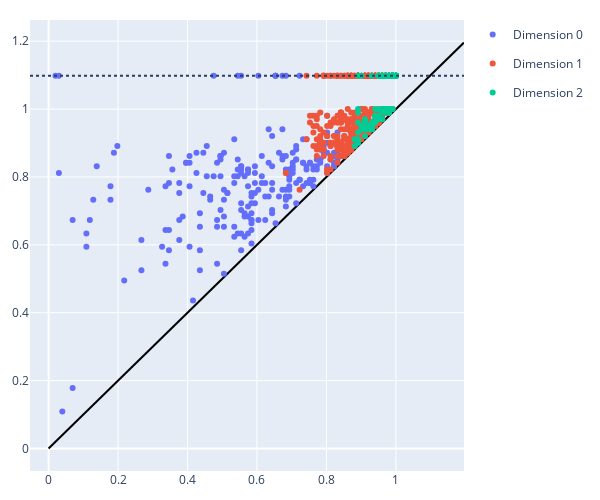

Write notebook code for a chart like this one.
### Code cell
# persistance diagram
fig = oat.plot.pd(homology)
fig.update_layout(
        width=600, 
        height=500,
        margin=dict(l=20, r=20, t=20, b=20)
    )
fig.show()
